Frame 1 (no input): blank canvas, image omitted
Frame 60 (the mouse pressed at the canvas centre just before this capture): blank canvas, image omitted
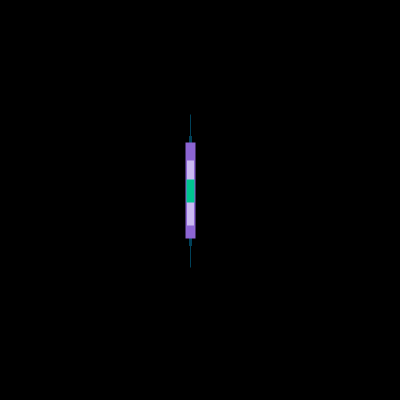
Frame 120 (the mouse held since frame 60 and released just before this capture)

The Processing sketch whose frames 1 and 60 were blank and that drew this single picture after the mouse press (run headless with seeded random() and noise(); from frame 60 on, the mouse is pressed at the canvas centre):

// Processing sketch: processing_154281
// ── processing_154281.pde

//Nancy Wang nancyw
//copyright notice
float wd, ht;
float x=0, y=0;
float easing;


void setup()
{
  size(400, 400);
  smooth();
  easing=.05;
}

void draw()
{
  background(0);

  float dif_in_x = mouseX-x;
  float dif_in_y = mouseY-y;
  float new_x = x+(dif_in_x*easing);
  float new_y = y+(dif_in_y*easing);
  x = new_x;
  y = new_y;
 
  wd=x-y;
  ht=y*.8;
  stroke(0, 65, 89);
  fill(0, 173, 206);
  ellipse (x, y, wd, ht);
  stroke (0, 65, 89);
  strokeWeight (3);
  fill(170, 206, 226);
  rectMode (CENTER);
  rect(x, y, wd*.7, ht*.7);
  stroke(140, 101, 211);
  strokeWeight(10);
  fill(154, 147, 236);
  ellipse(x, y, wd*.63, ht*.63);
  stroke(202, 185, 241);
  strokeWeight(7);
  fill(65, 179, 247);
  quad(x-.18*wd, y-.2*ht, x+.25*wd, y-.03*ht, x-.15*wd, y+.23*ht, x-.11*wd, y-.01*ht);
  stroke(0, 197, 144);
  fill(115, 235, 274);
  strokeWeight(8);
  ellipse(x, y, wd*.15, ht*.15);
  fill(0, 65, 89);
  strokeWeight(1);
  ellipse(x, y, wd*.07, ht*.07);
  
}
